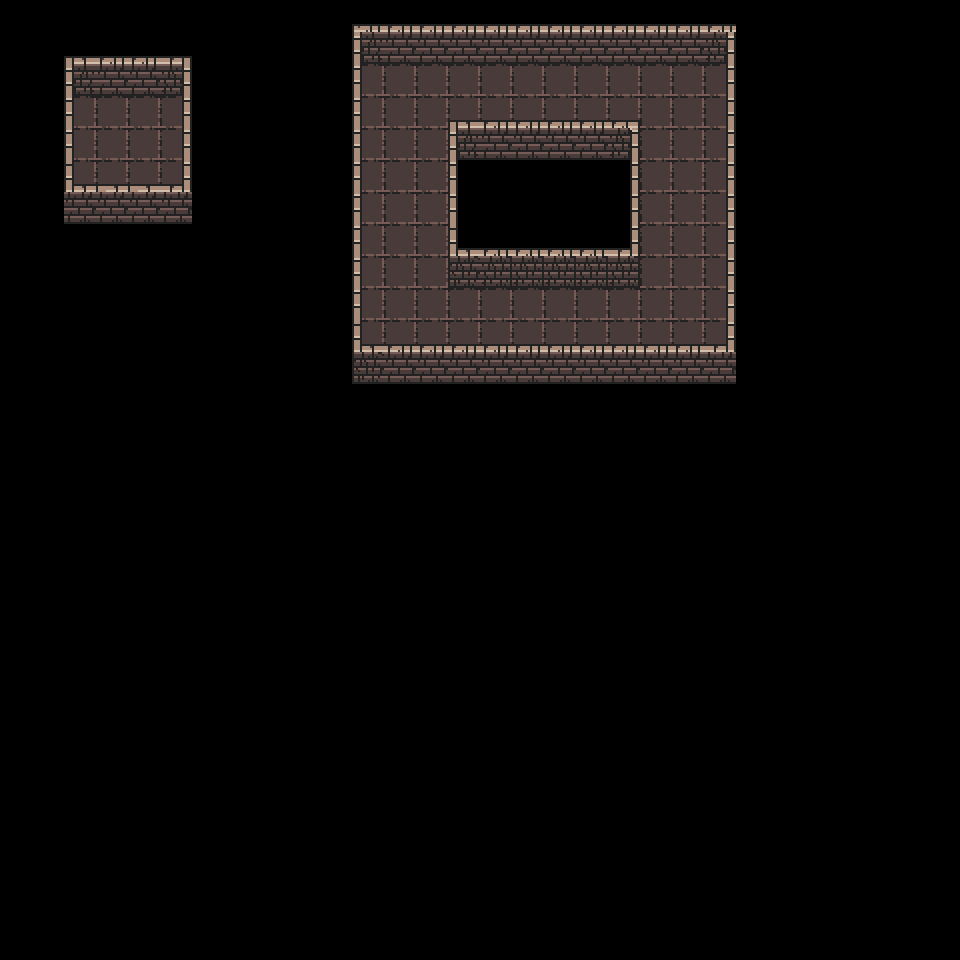

A level layout from a 2D game, rendered from its tile map. Below: a short description, then the map file with its tile-grid data intact:
An orthogonal 30x30 tile map with 32x32 px tiles, 2 tile layers (Tile Layer 1, Tile Layer 2), 2 tilesets.

<map version="1.4" tiledversion="1.4.3" orientation="orthogonal" renderorder="right-down" width="30" height="30" tilewidth="32" tileheight="32" infinite="0" nextlayerid="3" nextobjectid="1">
 <tileset firstgid="1" name="0x72_DungeonTilesetII_32x32" tilewidth="32" tileheight="32" tilecount="1024" columns="32">
  <image source="0x72_DungeonTilesetII_32x32.png" width="1024" height="1024" />
 </tileset>
 <tileset firstgid="1025" name="template" tilewidth="32" tileheight="32" tilecount="900" columns="30">
  <image source="template.png" width="960" height="960" />
  <terraintypes>
   <terrain name="New Terrain" tile="379" />
  </terraintypes>
  <tile id="440" terrain=",,,0" />
 </tileset>
 <layer id="1" name="Tile Layer 1" width="30" height="30">
  <data encoding="csv">
0,0,0,0,0,0,0,0,0,0,0,0,0,0,0,0,0,0,0,0,0,0,0,0,0,0,0,0,0,0,
0,0,227,3,3,228,0,0,0,0,0,0,0,0,0,0,0,0,0,0,0,0,0,0,0,0,0,0,0,0,
0,0,259,35,35,260,0,0,0,0,0,130,130,130,130,130,130,130,130,130,130,130,130,0,0,0,0,0,0,0,
0,0,130,130,130,130,0,0,0,0,0,130,130,130,130,130,130,130,130,130,130,130,130,0,0,0,0,0,0,0,
0,0,130,130,130,130,0,0,0,0,0,130,130,130,130,130,130,130,130,130,130,130,130,0,0,0,0,0,0,0,
0,0,130,130,130,130,0,0,0,0,0,130,130,130,0,0,0,0,0,0,130,130,130,0,0,0,0,0,0,0,
0,0,0,0,0,0,0,0,0,0,0,130,130,130,0,0,0,0,0,0,130,130,130,0,0,0,0,0,0,0,
0,0,0,0,0,0,0,0,0,0,0,130,130,130,0,0,0,0,0,0,130,130,130,0,0,0,0,0,0,0,
0,0,0,0,0,0,0,0,0,0,0,130,130,130,130,130,130,130,130,130,130,130,130,0,0,0,0,0,0,0,
0,0,0,0,0,0,0,0,0,0,0,130,130,130,130,130,130,130,130,130,130,130,130,0,0,0,0,0,0,0,
0,0,0,0,0,0,0,0,0,0,0,130,130,130,130,130,130,130,130,130,130,130,130,0,0,0,0,0,0,0,
0,0,0,0,0,0,0,0,0,0,0,0,0,0,0,0,0,0,0,0,0,0,0,0,0,0,0,0,0,0,
0,0,0,0,0,0,0,0,0,0,0,0,0,0,0,0,0,0,0,0,0,0,0,0,0,0,0,0,0,0,
0,0,0,0,0,0,0,0,0,0,0,0,0,0,0,0,0,0,0,0,0,0,0,0,0,0,0,0,0,0,
0,0,0,0,0,0,0,0,0,0,0,0,0,0,0,0,0,0,0,0,0,0,0,0,0,0,0,0,0,0,
0,0,0,0,0,0,0,0,0,0,0,0,0,0,0,0,0,0,0,0,0,0,0,0,0,0,0,0,0,0,
0,0,0,0,0,0,0,0,0,0,0,0,0,0,0,0,0,0,0,0,0,0,0,0,0,0,0,0,0,0,
0,0,0,0,0,0,0,0,0,0,0,0,0,0,0,0,0,0,0,0,0,0,0,0,0,0,0,0,0,0,
0,0,0,0,0,0,0,0,0,0,0,0,0,0,0,0,0,0,0,0,0,0,0,0,0,0,0,0,0,0,
0,0,0,0,0,0,0,0,0,0,0,0,0,0,0,0,0,0,0,0,0,0,0,0,0,0,0,0,0,0,
0,0,0,0,0,0,0,0,0,0,0,0,0,0,0,0,0,0,0,0,0,0,0,0,0,0,0,0,0,0,
0,0,0,0,0,0,0,0,0,0,0,0,0,0,0,0,0,0,0,0,0,0,0,0,0,0,0,0,0,0,
0,0,0,0,0,0,0,0,0,0,0,0,0,0,0,0,0,0,0,0,0,0,0,0,0,0,0,0,0,0,
0,0,0,0,0,0,0,0,0,0,0,0,0,0,0,0,0,0,0,0,0,0,0,0,0,0,0,0,0,0,
0,0,0,0,0,0,0,0,0,0,0,0,0,0,0,0,0,0,0,0,0,0,0,0,0,0,0,0,0,0,
0,0,0,0,0,0,0,0,0,0,0,0,0,0,0,0,0,0,0,0,0,0,0,0,0,0,0,0,0,0,
0,0,0,0,0,0,0,0,0,0,0,0,0,0,0,0,0,0,0,0,0,0,0,0,0,0,0,0,0,0,
0,0,0,0,0,0,0,0,0,0,0,0,0,0,0,0,0,0,0,0,0,0,0,0,0,0,0,0,0,0,
0,0,0,0,0,0,0,0,0,0,0,0,0,0,0,0,0,0,0,0,0,0,0,0,0,0,0,0,0,0,
0,0,0,0,0,0,0,0,0,0,0,0,0,0,0,0,0,0,0,0,0,0,0,0,0,0,0,0,0,0
</data>
 </layer>
 <layer id="2" name="Tile Layer 2" width="30" height="30">
  <data encoding="csv">
0,0,0,0,0,0,0,0,0,0,0,2,3,3,3,3,3,3,3,3,3,3,3,1301,0,0,0,0,0,0,
0,0,0,0,0,0,0,0,0,0,0,259,35,35,35,35,35,35,35,35,35,35,260,0,0,0,0,0,0,0,
0,0,1301,1301,0,0,0,0,0,0,0,258,0,0,0,0,0,0,0,0,0,0,257,0,0,0,0,0,0,0,
0,0,258,1301,1301,257,1301,1301,1301,0,0,258,0,0,227,3,3,3,3,4,0,0,257,0,0,0,0,0,0,0,
0,0,258,0,0,257,0,0,0,0,0,258,0,0,259,35,35,35,35,293,0,0,257,0,0,0,0,0,0,0,
0,0,291,326,326,292,0,0,0,0,0,258,0,0,258,0,0,0,0,257,0,0,257,0,0,0,0,0,0,0,
0,0,35,35,35,35,0,0,0,0,0,258,0,0,258,0,0,0,0,257,0,0,257,0,0,0,0,0,0,0,
0,0,0,0,0,0,0,0,0,0,0,258,0,0,291,3,3,3,3,292,0,0,257,0,0,0,0,0,0,0,
0,0,0,0,0,0,0,0,0,0,0,258,0,0,323,324,324,324,324,324,0,0,257,0,0,0,0,0,0,0,
0,0,0,0,0,0,0,0,0,0,0,258,0,0,0,0,0,0,0,0,0,0,257,0,0,0,0,0,0,0,
0,0,0,0,0,0,0,0,0,0,0,291,3,3,3,3,3,3,3,3,3,3,292,0,0,0,0,0,0,0,
0,0,0,0,0,0,0,0,0,0,0,323,35,35,35,35,35,35,35,35,35,35,35,0,0,0,0,0,0,0,
0,0,0,0,0,0,0,0,0,0,0,0,0,0,0,0,0,0,0,0,0,0,0,0,0,0,0,0,0,0,
0,0,0,0,0,0,0,0,0,0,0,0,0,0,0,0,0,0,0,0,0,0,0,0,0,0,0,0,0,0,
0,0,0,0,0,0,0,0,0,0,0,0,0,0,0,0,0,0,0,0,0,0,0,0,0,0,0,0,0,0,
0,0,0,0,0,0,0,0,0,0,0,0,0,0,0,0,0,0,0,0,0,0,0,0,0,0,0,0,0,0,
0,0,0,0,0,0,0,0,0,0,0,0,0,0,0,0,0,0,0,0,0,0,0,0,0,0,0,0,0,0,
0,0,0,0,0,0,0,0,0,0,0,0,0,0,0,0,0,0,0,0,0,0,0,0,0,0,0,0,0,0,
0,0,0,0,0,0,0,0,0,0,0,0,0,0,0,0,0,0,0,0,0,0,0,0,0,0,0,0,0,0,
0,0,0,0,0,0,0,0,0,0,0,0,0,0,0,0,0,0,0,0,0,0,0,0,0,0,0,0,0,0,
0,0,0,0,0,0,0,0,0,0,0,0,0,0,0,0,0,0,0,0,0,0,0,0,0,0,0,0,0,0,
0,0,0,0,0,0,0,0,0,0,0,0,0,0,0,0,0,0,0,0,0,0,0,0,0,0,0,0,0,0,
0,0,0,0,0,0,0,0,0,0,0,0,0,0,0,0,0,0,0,0,0,0,0,0,0,0,0,0,0,0,
0,0,0,0,0,0,0,0,0,0,0,0,0,0,0,0,0,0,0,0,0,0,0,0,0,0,0,0,0,0,
0,0,0,0,0,0,0,0,0,0,0,0,0,0,0,0,0,0,0,0,0,0,0,0,0,0,0,0,0,0,
0,0,0,0,0,0,0,0,0,0,0,0,0,0,0,0,0,0,0,0,0,0,0,0,0,0,0,0,0,0,
0,0,0,0,0,0,0,0,0,0,0,0,0,0,0,0,0,0,0,0,0,0,0,0,0,0,0,0,0,0,
0,0,0,0,0,0,0,0,0,0,0,0,0,0,0,0,0,0,0,0,0,0,0,0,0,0,0,0,0,0,
0,0,0,0,0,0,0,0,0,0,0,0,0,0,0,0,0,0,0,0,0,0,0,0,0,0,0,0,0,0,
0,0,0,0,0,0,0,0,0,0,0,0,0,0,0,0,0,0,0,0,0,0,0,0,0,0,0,0,0,0
</data>
 </layer>
</map>
